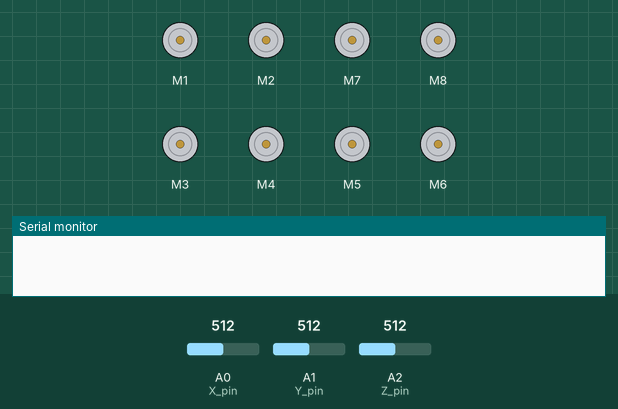
Recording of a sketch running on a simulated Arduino Uno, built with avr-gcc and run on an emulated ATmega328P. Shown: 8 × DC motor (green arrow = forward, orange = backward, longer = faster), the last lines printed to the serial monitor. The inputs (shaded band) are chosen by the test bench; at power-on: A0 (X_pin) = 512, A1 (Y_pin) = 512, A2 (Z_pin) = 512.

Above: at 1.2 s.
1.3 s: A0 (X_pin) set to 550
At 1.8 s:
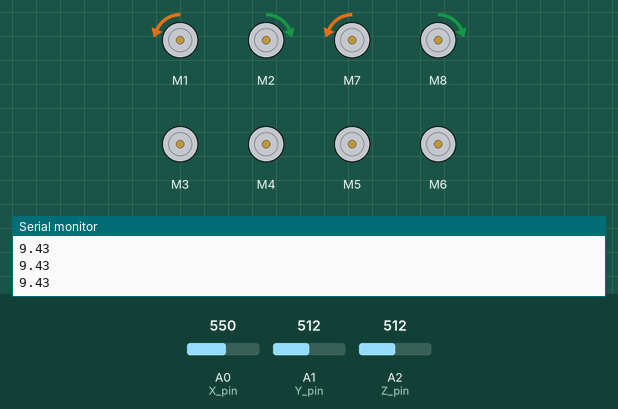
2.8 s: A1 (Y_pin) set to 535
4.3 s: A1 (Y_pin) set to 550
At 5.0 s:
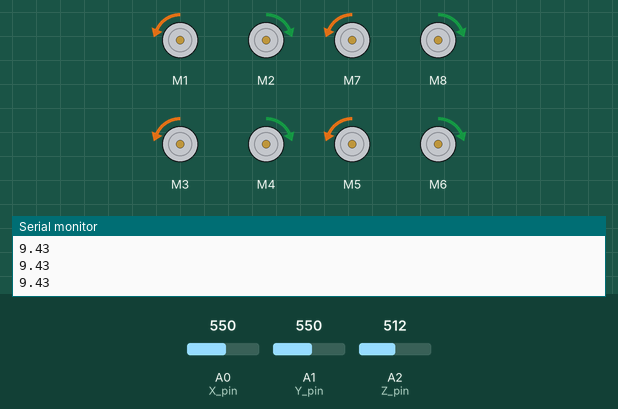
5.8 s: A0 (X_pin) set to 716
At 6.2 s:
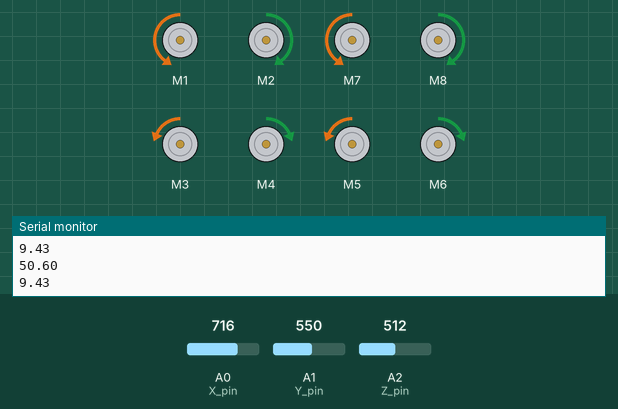
7.3 s: A2 (Z_pin) set to 543
At 8.6 s:
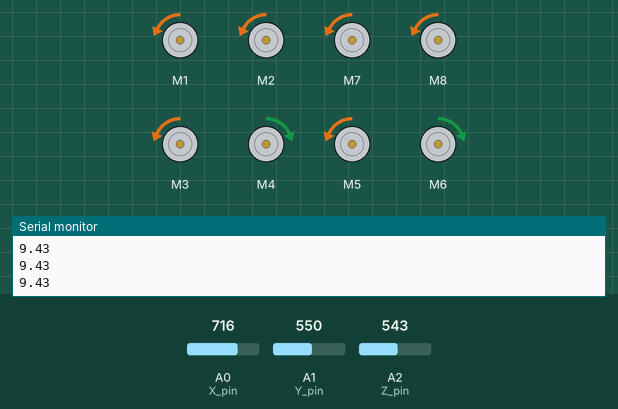
8.9 s: A1 (Y_pin) set to 306
At 9.8 s:
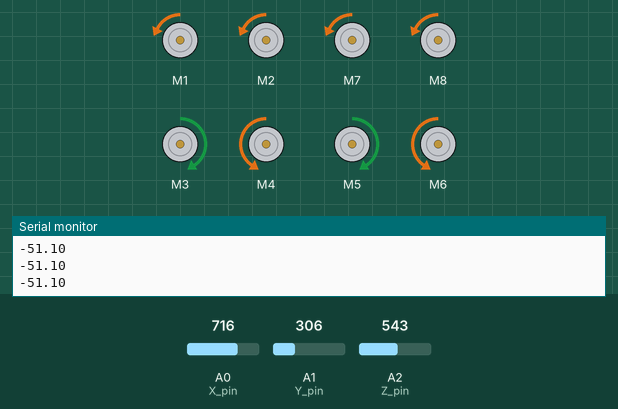
Timing chart, 0 to 11.5 s (numbered marks = the images above; inputs shaded):
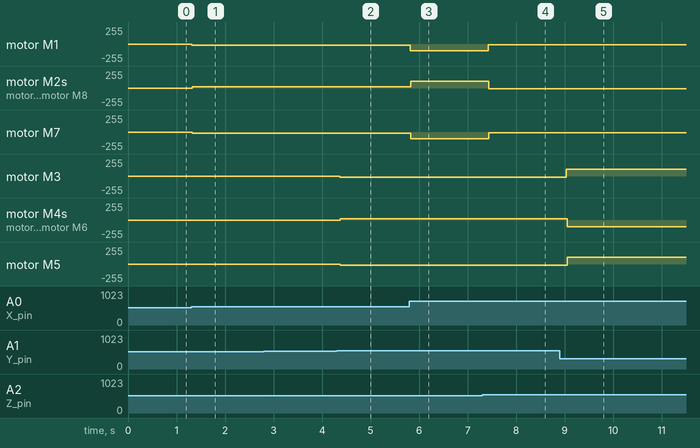

Measured:
- the behaviour switches between 542 and 543 on A2 (Z_pin) (found by bisection; images 3 and 4)
- after the input at 1.3 s, motor M1, motor M7: stopped → backward 18/255 at once; motor M2, motor M8: stopped → forward 18/255 at once
- after the input at 4.3 s, motor M3: stopped → backward 18/255 after 0.07 s; motor M4, motor M6: stopped → forward 18/255 after 0.08 s; motor M5: stopped → backward 18/255 after 0.08 s
- after the input at 5.8 s, motor M1, motor M7: backward 18/255 → backward 100/255 at once; motor M2, motor M8: forward 18/255 → forward 100/255 at once
- after the input at 7.3 s, motor M1: backward 100/255 → backward 14/255 after 0.12 s; motor M2, motor M8: forward 100/255 → backward 14/255 after 0.13 s; motor M7: backward 100/255 → backward 14/255 after 0.13 s
- after the input at 8.9 s, motor M3: backward 18/255 → forward 102/255 after 0.14 s; motor M4, motor M6: forward 18/255 → backward 102/255 after 0.15 s; motor M5: backward 18/255 → forward 102/255 after 0.15 s

The sketch:

arduino-manual.ino
```cpp
/*
 * arduino-manual.ino
 *
 * This module reads in inputs from a joystick, parses the user's intent, and sends the appropriate commands to the right motors
 *
 * Requires Sabertooth library installed in arduino libraries folder
 * https://www.dimensionengineering.com/info/arduino
 * https://www.dimensionengineering.com/software/SabertoothArduinoLibraries.zip
 *
 * The production joystick is a three axis joystick (X, Y, and Z)
 *
 *
 * Potentiometer diagram (X and Y axes):
 *      O
 *     /|\
 *    + S -
 *
 * Note: for some weird reason, on the production joystick,
 * the Z pot uses the red and white wires as +/- leads and the black as the sweeper
 *
 * Development Environment Setup: Instructions not intended for production use
 * Note: a breadboard may be handy to connect multiple leads to single pins.
 * Joystick Setup
 * 1. Connect the positive leads on the X and Y potentiometers (leftmost) to 5v pin on Arduino.
 * 2. Connect the negative leads on the X and Y potentiometers (rightmost) to GND pin on Arduino.
 * 3. Connect the X and Y sweepers (middle) to analog pins A0 and A1 respectively.
 * 4. Connect the positive lead on the Z potentiometer (red wire) to the 5v pin on Arduino.
 * 5. Connect the negative lead on the Z potentiometer (white wire) to the GND pin on Arduino.
 * 6. Connect the Z sweeper (black wire) to the analog pin A2
 * 7. Connect Arduino to computer and upload this program to the board (see Arduino documentation).
 * 8. Open serial monitor in Arduino IDE to view output.
 *
 * Motor Driver Setup
 * 1. Connect all 0V to GND pin on Arduino
 * 2. Connect all S1 to pin 11 on Arduino
 *
 * Created 4 Apr 2020
 * By Alexander Ng
 *
 *
 */

#include <SoftwareSerial.h>
#include <Sabertooth.h>

const int X_pin = 0; // analog pin connected to X output
const int Y_pin = 1; // analog pin connected to Y output
const int Z_pin = 2; // analog pin connected to Z output
const int deadzonerange = 30; // deadzone range in center of joystick
// Note: 20 is about the bare minimum deadzone while not touching the joystick
const int center = 512; // analog reads 0-1023, so center is 512

const int timeout = 200;

SoftwareSerial SWSerial(NOT_A_PIN, 11);
Sabertooth LFT(128, SWSerial);
Sabertooth FR1(129, SWSerial);
Sabertooth FR2(130, SWSerial);
Sabertooth RGT(131, SWSerial);

void setup() {
  // put your setup code here, to run once:
  Serial.begin(9600);
  SWSerial.begin(9600);
  LFT.setTimeout(timeout); // Sets timeout (motor stops when no input)
  FR1.setTimeout(timeout);
  FR2.setTimeout(timeout);
  RGT.setTimeout(timeout);
}

void loop() {
  // put your main code here, to run repeatedly:
  int xval = analogRead(X_pin);
  int xstd = xval - center;
  int yval = analogRead(Y_pin);
  int ystd = yval - center;
  int zval = analogRead(Z_pin);
  int zstd = zval - center;
  float xintent = 0;
  float yintent = 0;
  float zintent = 0;


  if (abs(xstd) > deadzonerange && abs(zstd) > deadzonerange) {
    // if reading both x and z input, default to z only
    zintent = (float)127 * (float)zstd / (float)512;
    LFT.motor(1, -1 * zintent);
    LFT.motor(2, -1 * zintent);
    RGT.motor(1, -1 * zintent);
    RGT.motor(2, -1 * zintent);
  }
  else if(abs(xstd) > deadzonerange) {
    // L/R translation only
    xintent = (float)127 * (float)xstd / (float)512;
    Serial.println(xintent);
    LFT.motor(1, -1 * xintent);
    LFT.motor(2, xintent);
    RGT.motor(1, -1 * xintent);
    RGT.motor(2, xintent);
  }
  else if(abs(zstd) > deadzonerange) {
    // rotation only
    zintent = (float)127 * (float)zstd / (float)512;
    LFT.motor(1, -1 * zintent);
    LFT.motor(2, -1 * zintent);
    RGT.motor(1, -1 * zintent);
    RGT.motor(2, -1 * zintent);
  }


  if(abs(ystd) > deadzonerange) {
    yintent = (float)127 * (float)ystd / (float)512;
    Serial.println(yintent);
    FR1.motor(1, -1 * yintent);
    FR1.motor(2, yintent);
    FR2.motor(1, -1 * yintent);
    FR2.motor(2, yintent);
  }


  delay(100);
}
```
